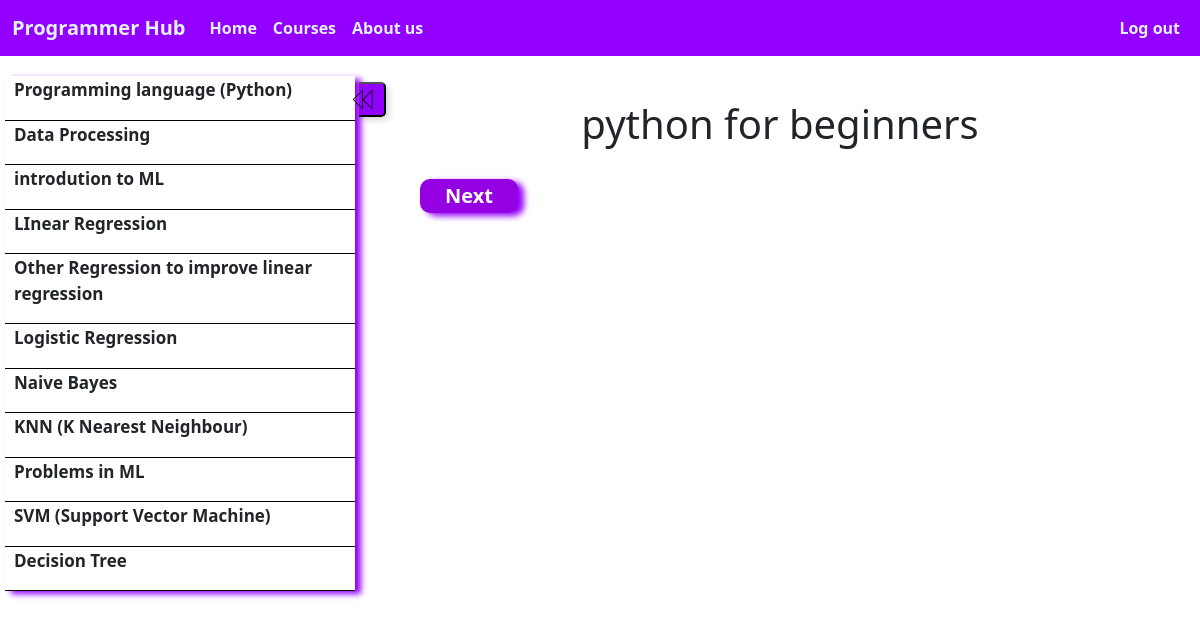
Page /lecture/Machine Learning/python for beginners/ (signed in) on the committed database.
### main/models.py (models this page shows, shortened)
class Sub_course(models.Model):
    main = models.ForeignKey(Category, on_delete=models.CASCADE)
    extra_details = models.CharField(max_length = 100,default = "",blank=True)
    topic_name = models.CharField(max_length=100)

class Sub_Topic(models.Model):
    main = models.ForeignKey(Sub_course, on_delete=models.CASCADE)
    topic_name = models.CharField(max_length=100)
    extra_details = models.CharField(max_length = 30,default = "",blank = True)
    tutorial_Video = EmbedVideoField()
    duration = models.DurationField(null=True)
    def __str__(self):
        return self.topic_name

### main/views.py (the view)
# urls.py: path("lecture/<str:Topic>/<str:SubTopic>/",views.lecture,name = "lecture"),
def lecture(request,Topic,SubTopic):
    if UserSelectedCourse.objects.filter(host = request.user).count()>0:
        main = Category.objects.get(name = Topic)
        subTopic = Sub_course.objects.filter(main = main)
        sub_topic = []
        tut = Sub_Topic.objects.get(topic_name = SubTopic)
        bool,done = False,False
        back,next = None,None
        for topic in subTopic:
            tem= []
            tem.append(topic)
            tem.append(Sub_Topic.objects.filter(main = topic))
            if not done:
                for top in Sub_Topic.objects.filter(main = topic):
                    if bool :
                        next = top
                        done = True
                        break
                    if top == tut:
                        bool = True
                        continue
                    back = top
            sub_topic.append(tem)
        print(back,next)
        if back:
            back = Sub_Topic.objects.get(topic_name = back )
        if next:
            next = Sub_Topic.objects.get(topic_name = next)
        context = {"main":main,"sub_topic":sub_topic,"tut":tut,"back":back,"next":next}
        return render(request, 'main/learner.html',context)
    else:
        return redirect("topic",Topic=Topic)

### main/models.py (called while the page is built)
    def __str__(self):
        return self.name

### main/templates/main/learner.html (shortened to what this page needs)
{% extends 'main.html' %}
{% load static %}
{% load embed_video_tags %}
{% block content %}
<div class="learner learn-main">
  <div class="side-bar">
    {% for topic in sub_topic %}
    <div class="dash">
      <div class="details" onclick="myfun('{{ topic.0.topic_name }}')">
        <p>{{ topic.0.topic_name }}</p>
      </div>
    </div>
    {% endfor %}
  </div>
  <div class="video-play video">
    <div class="learn-sidebar-show" onclick="sideBar()">
      <button>
        <div class="arrow"></div>
      </button>
    </div>
    <h1 class="heading-topic">{{ tut.topic_name }}</h1>
    <div class="video-change">
      {% if next %}
      <div class="next-video videoplay">
        <a href="{% url 'lecture' main next.topic_name %}" class="tex-dec-none">
          <p class="fs-5">Next</p>
        </a>
      </div>
      {% endif %}
    </div>
  </div>
  {% endblock %}

### static/style/main.css (style rules this page uses)
* { margin: 0px; padding: 0px; }
.tex-dec-none { text-decoration: None; color: black; }
.learner { display: flex; flex-direction: row; }
.learn-main { display: flex; }
.learn-main .side-bar { width: 30vw; margin: 20px 5px; display: block; box-shadow: 6px 3px 6px rgba(148, 0, 250, 2.16); }
.video { width: 72vw; height: auto; display: flex; flex-direction: column; }
.heading-topic { margin: 20px auto 5px auto; }
.learn-sidebar-show { height: 24px; }
.learn-sidebar-show button { position: absolute; top: 82px; width: 27px; height: 35px; border-left: 0; margin-left: -1px; background-color: #9400ff; border-radius: 0; border-top-right-radius: 5px; border-bottom-right-radius: 5px; box-shadow: 3px 3px 6px rgba(0, 0, 0, 0.16); }
.learn-sidebar-show .arrow { height: 21px; margin-left: -7px; width: 21px; background-repeat: no-repeat; }
.details p { font-size: 17px; font-weight: bold; }
.dash { padding: 1px 9px; border-bottom: 1px solid black; }
.video-change { display: flex; flex-direction: row; justify-content: space-between; }
.videoplay { box-shadow: 6px 3px 6px rgba(148, 0, 250, 2.16); background-color: rgb(148 0 225); border-radius: 10px; padding: 2px 25px; margin: 2vh 5vw; }
.videoplay p { margin: auto; color: white; font-weight: bold; }

### rows in the picture
Sub_course: topic_name "Programming language (Python)"
Sub_course: topic_name "Data Processing"
Sub_course: topic_name "introdution to ML"
Sub_course: topic_name "LInear Regression"
Sub_course: topic_name "Other Regression to improve linear regression"
Sub_course: topic_name "Logistic Regression"
Sub_course: topic_name "Naive Bayes"
Sub_course: topic_name "KNN (K Nearest Neighbour)"
Sub_course: topic_name "Problems in ML"
Sub_course: topic_name "SVM (Support Vector Machine)"
Sub_course: topic_name "Decision Tree"
Sub_Topic: topic_name "python for beginners"
